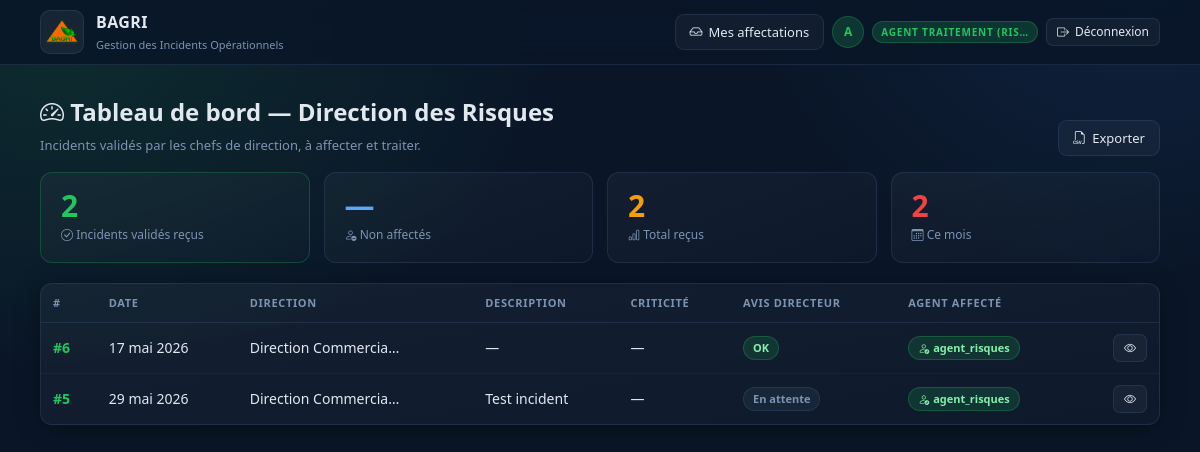
/incidents/risques/ (signed in), run on the app's committed database.
### accounts/models.py (models this page shows, shortened)
class Profile(models.Model):
    ROLE_DECLARANT   = "DECLARANT"
    ROLE_CHEF        = "CHEF"
    ROLE_RISQUES_OP  = "RISQUES_OP"
    ROLE_DIR_RISQUES = "DIR_RISQUES"
    ROLE_ADMIN       = "ADMIN"
    ROLE_CHOICES = [
        (ROLE_DECLARANT,   "Déclarant"),
        (ROLE_CHEF,        "Chef de direction"),
        (ROLE_RISQUES_OP,  "Agent traitement (Risques opérationnels)"),
        (ROLE_DIR_RISQUES, "Directeur Gestion des Risques"),
        (ROLE_ADMIN,       "Administrateur"),
    ]
    ROLES_AVEC_DIRECTION = (ROLE_DECLARANT, ROLE_CHEF)
    user      = models.OneToOneField(settings.AUTH_USER_MODEL, on_delete=models.CASCADE, related_name="profile")
    role      = models.CharField(max_length=30, choices=ROLE_CHOICES, default=ROLE_DECLARANT)
    direction = models.CharField(max_length=200, choices=DIRECTION_VALUES, blank=True, default="")
    telephone = models.CharField(max_length=50, blank=True, default="")
    @property
    def is_declarant(self):  return self.role == self.ROLE_DECLARANT
    @property
    def is_chef(self):       return self.role == self.ROLE_CHEF
    @property
    def is_risques_op(self): return self.role == self.ROLE_RISQUES_OP
    @property
    def is_dir_risques(self):return self.role == self.ROLE_DIR_RISQUES
    @property
    def is_admin(self):      return self.role == self.ROLE_ADMIN
    @property
    def can_treat(self):
        return self.role in (self.ROLE_RISQUES_OP, self.ROLE_DIR_RISQUES, self.ROLE_ADMIN)

### incidents/models.py (models this page shows, shortened)
class Incident(models.Model):
    declarant = models.ForeignKey(
        settings.AUTH_USER_MODEL,
        on_delete=models.SET_NULL,
        null=True, blank=True,
        related_name="incidents_declares",
    )
    agent_affecte = models.ForeignKey(
        settings.AUTH_USER_MODEL,
        on_delete=models.SET_NULL,
        null=True, blank=True,
        related_name="incidents_affectes",
        verbose_name="Agent affecté",
    )
    version = models.CharField(max_length=10, choices=VERSION_CHOICES, blank=True, default="")
    date_declaration = models.DateField(null=True, blank=True)
    date_mise_a_jour = models.DateField(null=True, blank=True)
    agence = models.CharField(max_length=200, blank=True, default="")
    region = models.CharField(max_length=200, blank=True, default="")
    direction = models.CharField(max_length=200, choices=DIRECTION_CHOICES, blank=True, default="")
    nom_prenom_declarant = models.CharField(max_length=200, blank=True, default="")
    fonction = models.CharField(max_length=200, blank=True, default="")
    poste_telephonique = models.CharField(max_length=50, blank=True, default="")
    email = models.EmailField(blank=True, default="")
    date_debut_incident = models.DateField(null=True, blank=True)
    date_decouverte_incident = models.DateField(null=True, blank=True)
    description = models.TextField(blank=True, default="")
    incident_lie_risque_credit = models.CharField(max_length=3, choices=YES_NO_CHOICES, blank=True, default="")
    categorisation_baloise = models.CharField(max_length=255, choices=CATEGORISATION_BALOISE_CHOICES, blank=True, default="")
    sous_categorie_incident = models.CharField(max_length=255, blank=True, default="")
    macro_processus = models.CharField(max_length=255, choices=MACRO_PROCESSUS_CHOICES, blank=True, default="")
    processus = models.CharField(max_length=255, choices=PROCESSUS_CHOICES, blank=True, default="")
    domaine_activite = models.CharField(max_length=255, choices=DOMAINE_ACTIVITE_CHOICES, blank=True, default="")
    incident_si = models.CharField(max_length=3, choices=YES_NO_CHOICES, blank=True, default="")
    incident_non_conformite = models.CharField(max_length=3, choices=YES_NO_CHOICES, blank=True, default="")
    montant_estime_perte = models.DecimalField(max_digits=18, decimal_places=2, null=True, blank=True)
    comptabilisation_perte = models.CharField(max_length=3, choices=YES_NO_CHOICES, blank=True, default="")
    date_comptabilisation_perte = models.DateField(null=True, blank=True)
    montant_recuperations = models.DecimalField(max_digits=18, decimal_places=2, null=True, blank=True)
    date_recuperation = models.DateField(null=True, blank=True)
    nature_recuperation = models.CharField(max_length=255, choices=NATURE_RECUPERATION_CHOICES, blank=True, default="")
    montant_net_perte = models.DecimalField(max_digits=18, decimal_places=2, null=True, blank=True)
    criticite = models.CharField(max_length=50, choices=CRITICITE_CHOICES, blank=True, default="")
    impact_pca = models.CharField(max_length=3, choices=YES_NO_CHOICES, blank=True, default="")
    statut_incident = models.CharField(max_length=50, choices=STATUT_INCIDENT_CHOICES, blank=True, default="")
    date_butoire_resolution = models.DateField(null=True, blank=True)
    commentaires = models.TextField(blank=True, default="")
    validation_chef = models.CharField(max_length=20, choices=VALIDATION_CHOICES, default="EN_ATTENTE")
    commentaire_chef = models.TextField(blank=True, default="")
    date_validation_chef = models.DateField(null=True, blank=True)
    created_at = models.DateTimeField(auto_now_add=True)
    updated_at = models.DateTimeField(auto_now=True)
    class Meta:
        ordering = ["-created_at"]

class AvisValidation(models.Model):
    ROLE_RISQUES_OP = "RISQUES_OP"
    ROLE_DIR_GESTION_RISQUES = "DIR_GESTION_RISQUES"
    ROLE_CHOICES = [
        (ROLE_RISQUES_OP, "Agent traitement Risques opérationnels"),
        (ROLE_DIR_GESTION_RISQUES, "Directeur de la gestion des Risques"),
    ]
    incident = models.ForeignKey(Incident, on_delete=models.CASCADE, related_name="avis_validations")
    role = models.CharField(max_length=40, choices=ROLE_CHOICES)
    ok_ko = models.CharField(max_length=2, choices=OK_KO_CHOICES, blank=True, default="")
    date = models.DateField(null=True, blank=True)
    opinion = models.TextField(blank=True, default="")
    class Meta:
        unique_together = [("incident", "role")]
        ordering = ["role", "id"]

### incidents/views.py (the view)
# urls.py: path("risques/",                        views.risques_dashboard,     name="risques"),
@login_required
def risques_dashboard(request):
    p = _profile(request)
    if not p or not p.can_treat:
        messages.error(request, "Accès réservé à la direction des risques.")
        return redirect("incidents:list")
    qs = Incident.objects.filter(validation_chef="VALIDE") \
        .select_related("declarant","agent_affecte") \
        .prefetch_related("avis_validations")[:300]
    return render(request, "incidents/risques_dashboard.html", {"incidents": qs, "profile": p})

### incidents/views.py (called while the page is built)
def _profile(request):
    try:
        return request.user.profile
    except Exception:
        return None

### incidents/templates/incidents/risques_dashboard.html (shortened to what this page needs)
{% extends "incidents/base.html" %}
{% block content %}
<div class="pagehead">
  <div>
    <h1><i class="bi bi-speedometer2" aria-label="Tableau de bord"></i> Tableau de bord — Direction des Risques</h1>
    <p class="muted">Incidents validés par les chefs de direction, à affecter et traiter.</p>
  </div>
  <div class="pagehead__actions">
    <a class="btn" href="{% url 'incidents:export_csv' %}" title="Télécharger les données en CSV"><i class="bi bi-filetype-csv" aria-label="Exporter"></i> Exporter</a>
  </div>
</div>
{% with total=incidents|length %}
<div class="stats-grid">
  <div class="stat-card stat-card--green">
    <div class="stat-card__value">{{ total }}</div>
    <div class="stat-card__label"><i class="bi bi-check-circle" aria-label="Validés"></i> Incidents validés reçus</div>
  </div>
  <div class="stat-card stat-card--blue">
    <div class="stat-card__value">{% for i in incidents %}{% if not i.agent_affecte %}{% with x=forloop.counter %}{% endwith %}{% endif %}{% endfor %}—</div>
    <div class="stat-card__label"><i class="bi bi-person-dash" aria-label="Non assignés"></i> Non affectés</div>
  </div>
  <div class="stat-card stat-card--orange">
    <div class="stat-card__value">{{ total }}</div>
    <div class="stat-card__label"><i class="bi bi-bar-chart" aria-label="Chart"></i> Total reçus</div>
  </div>
  <div class="stat-card stat-card--red">
    <div class="stat-card__value">{{ total }}</div>
    <div class="stat-card__label"><i class="bi bi-calendar3" aria-label="Dates"></i> Ce mois</div>
  </div>
</div>
{% endwith %}
<div class="card" style="padding:0;overflow:hidden">
  {% if incidents %}
  <div class="tablewrap">
    <table class="table">
      <thead>
        <tr>
          <th>#</th><th>Date</th><th>Direction</th><th>Description</th>
          <th>Criticité</th><th>Avis Directeur</th><th>Agent affecté</th><th></th>
        </tr>
      </thead>
      <tbody>
        {% for it in incidents %}
        {% with avis=it.avis_validations.all %}
        <tr>
          <td><strong style="color:var(--primary)">#{{ it.pk }}</strong></td>
          <td>{{ it.date_declaration|default:"—" }}</td>
          <td>{{ it.direction|default:"—"|truncatechars:20 }}</td>
          <td>{{ it.description|default:it.processus|default:"—"|truncatechars:35 }}</td>
          <td>{% if it.criticite %}<span class="badge {% if 'ÉLEVÉE' in it.criticite or 'HAUTE' in it.criticite %}badge--danger{% elif 'MOYENNE' in it.criticite %}badge--warning{% else %}badge--info{% endif %}">{{ it.criticite }}</span>{% else %}—{% endif %}</td>
          <td>{% for av in avis %}{% if av.role == "DIR_GESTION_RISQUES" %}<span class="badge {% if av.ok_ko == 'OK' %}badge--success{% elif av.ok_ko == 'KO' %}badge--danger{% else %}badge--muted{% endif %}">{{ av.ok_ko|default:"En attente" }}</span>{% endif %}{% endfor %}</td>
          <td>
            {% if it.agent_affecte %}<span class="badge badge--success" title="Agent affecté"><i class="bi bi-person-check" aria-label="Affecté"></i> {{ it.agent_affecte.username }}</span>
            {% else %}<span class="badge badge--muted" title="Non affecté"><i class="bi bi-person-dash" aria-label="Non assigné"></i> Non affecté</span>{% endif %}
          </td>
          <td class="ta-right" style="white-space:nowrap">
            <a class="btn btn--sm" href="{% url 'incidents:detail' it.pk %}" title="Voir les détails"><i class="bi bi-eye" aria-label="Voir"></i></a>
          </td>
        </tr>
        {% endwith %}
        {% endfor %}
      </tbody>
    </table>
  </div>
  {% else %}
    <div class="empty-state">
      <i class="bi bi-check2-all" style="font-size:48px;color:var(--muted);display:block;margin-bottom:12px;" aria-label="Fini"></i>
      <h3>Aucun incident à traiter</h3>
      <p>Les incidents validés par les chefs de direction apparaîtront ici.</p>
    </div>
  {% endif %}
</div>
{% endblock %}

### incidents/templates/incidents/base.html (shortened to what this page needs)
{% load static %}
<!doctype html>
<html lang="fr">
<head>
  <link rel="stylesheet" href="https://cdn.jsdelivr.net/npm/bootstrap-icons@1.11.3/font/bootstrap-icons.min.css"/>
  <link rel="stylesheet" href="{% static 'app.css' %}"/>
</head>
<body>
<header class="topbar">
  <div class="container topbar__inner">
    <a class="brand" href="{% url 'incidents:list' %}">
      <img class="brand__logo" src="{% static 'img/bagri.png' %}" alt="BAGRI"/>
      <div>
        <div class="brand__title">BAGRI</div>
        <div class="brand__subtitle">Gestion des Incidents Opérationnels</div>
      </div>
    </a>
    <nav class="topnav">
      {% if request.user.is_authenticated %}
        {% with p=request.user.profile %}
          {% if p.is_risques_op %}
            <a class="btn" href="{% url 'incidents:list' %}" title="Incidents assignés à votre équipe"><i class="bi bi-inbox" aria-label="Affectations"></i> Mes affectations</a>
          {% endif %}
          <div class="user-info">
            <div class="user-avatar" title="Initiale de votre nom">{{ request.user.username|first|upper }}</div>
            <span class="role-pill" title="Votre rôle dans le système">{{ p.get_role_display|truncatechars:22 }}</span>
          </div>
          <a class="btn btn--sm" href="{% url 'accounts:logout' %}" title="Se déconnecter"><i class="bi bi-box-arrow-right" aria-label="Déconnexion"></i> Déconnexion</a>
        {% endwith %}
      {% endif %}
    </nav>
  </div>
</header>
<main class="container" style="padding-top:8px;padding-bottom:48px;">
  {% block content %}{% endblock %}
</main>
</body>
</html>

### data on the page
Profile: role "AGENT TRAITEMENT (RIS…"
Incident: pk "6", date_declaration "17 mai 2026", direction "Direction Commercia…", description "—", agent_affecte.username "agent_risques"
AvisValidation: ok_ko "OK"
Incident: pk "5", date_declaration "29 mai 2026", direction "Direction Commercia…", description "Test incident", agent_affecte.username "agent_risques"
AvisValidation: ok_ko "En attente"

### other printed values
{{ request.user.username|first|upper }} "A"
{{ total }} "2"
